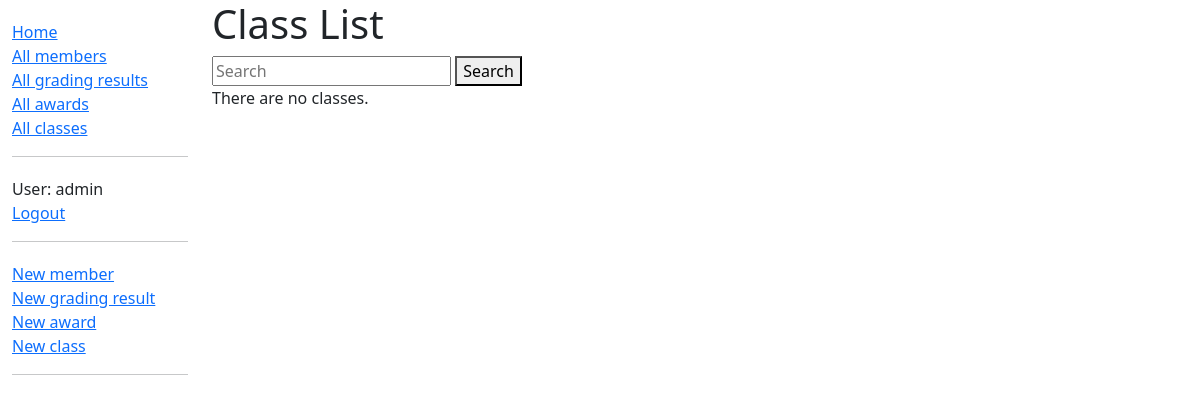
/dashboard/classes/ (signed in), run on an earlier commit of the app's database.
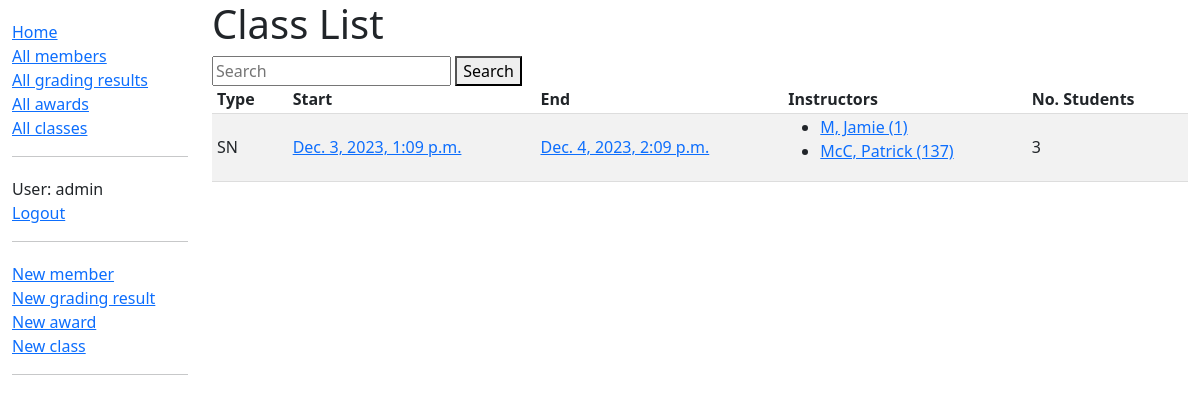
And on a later commit of the database.
### dashboard/models.py (models this page shows, shortened)
class Class(models.Model):
    start = models.DateTimeField()
    end = models.DateTimeField()
    type = models.CharField(max_length=2, choices=GRADINGS)
    instructors = models.ManyToManyField(Member, help_text='Who taught this class?', related_name='instructors2classes')
    students = models.ManyToManyField(Member, help_text='Who attended this class?', related_name='students2classes')
    def get_absolute_url(self):
        return reverse('class-detail', args=[str(self.id)])

class Member(models.Model):
    first_name = models.CharField(max_length=50)
    last_name = models.CharField(max_length=50)
    idnumber = models.SmallIntegerField(verbose_name="ID Number")
    address_line_1 = models.CharField(max_length=200, help_text="Street Number and Name", blank=True)
    address_line_2 = models.CharField(max_length=200, help_text="Suburb", blank=True)
    address_line_3 = models.CharField(max_length=4, help_text="Postcode", blank=True)
    date_of_birth = models.DateField()
    belt = models.CharField(max_length=50, choices=BELT_CHOICES, blank=True)
    email = models.EmailField()
    phone = models.CharField(max_length=100)
    team_leader_instructor = models.CharField(max_length=2, choices=TL_INST_RANKS, blank=True, verbose_name="Team Leader/Instructor")
    active = models.BooleanField(default=True)
    class Meta:
        ordering = ['-belt','idnumber']
    def __str__(self):
        return f'{self.last_name}, {self.first_name} ({self.idnumber})'
    def get_absolute_url(self):
        return reverse('member-detail', args=[str(self.id)])

### dashboard/views.py (the view)
# urls.py: path('classes/', views.ClassListView.as_view(), name='classes'),
class ClassListView(LoginRequiredMixin, generic.ListView):
    model = Class
    paginate_by = 15
    def get_queryset(self):
        query = self.request.GET.get('q')
        if query:
            return Class.objects.filter(Q(start__iexact=query) | Q(end__iexact=query) | Q(type__icontains=query) | Q(instructors__icontains=query))
        else:
            return Class.objects.all()

### dashboard/templates/dashboard/class_list.html
{% extends "base_generic.html" %}
{% block content %}
<h1>Class List</h1>
<form method="get">
  <input type="text" name="q" placeholder="Search">
  <button type="submit">Search</button>
</form>
  {% if class_list %}
  <table style="width: 100%;">
    <tr>
      <th>Type</th>
      <th>Start</th>
      <th>End</th>
      <th>Instructors</th>
      <th>No. Students</th>
    </tr>
    {% for class in class_list %}
      <tr class="content">
        <td>{{ class.type }}</td>
        <td><a href="{{ class.get_absolute_url }}">{{ class.start }}</a></td>
        <td><a href="{{ class.get_absolute_url }}">{{ class.end }}</a></td>
        <td><ul>
            {% for instructor in class.instructors.all %}
                <li><a href="{{ instructor.get_absolute_url }}">{{ instructor }}</a></li>
            {% endfor %}
        </ul></td>
        <td>{{ class.students.all.count }}</td>
      </tr>
    {% endfor %}
  </table>
  {% else %}
    <p>There are no classes.</p>
  {% endif %}
{% endblock %}

What changed in the data, as far as the page shows it:
added Class: type "SN", start "Dec. 3, 2023, 1:09 p.m.", end "Dec. 4, 2023, 2:09 p.m.", students.all.count "3"
now on this page (row unchanged): Member: last_name+first_name+idnumber "M, Jamie (1)"
now on this page (row unchanged): Member: last_name+first_name+idnumber "McC, Patrick (137)"
Also different on the page:
text no longer shown: "There are no classes."
text now shown: "Type Start End Instructors No. Students"
